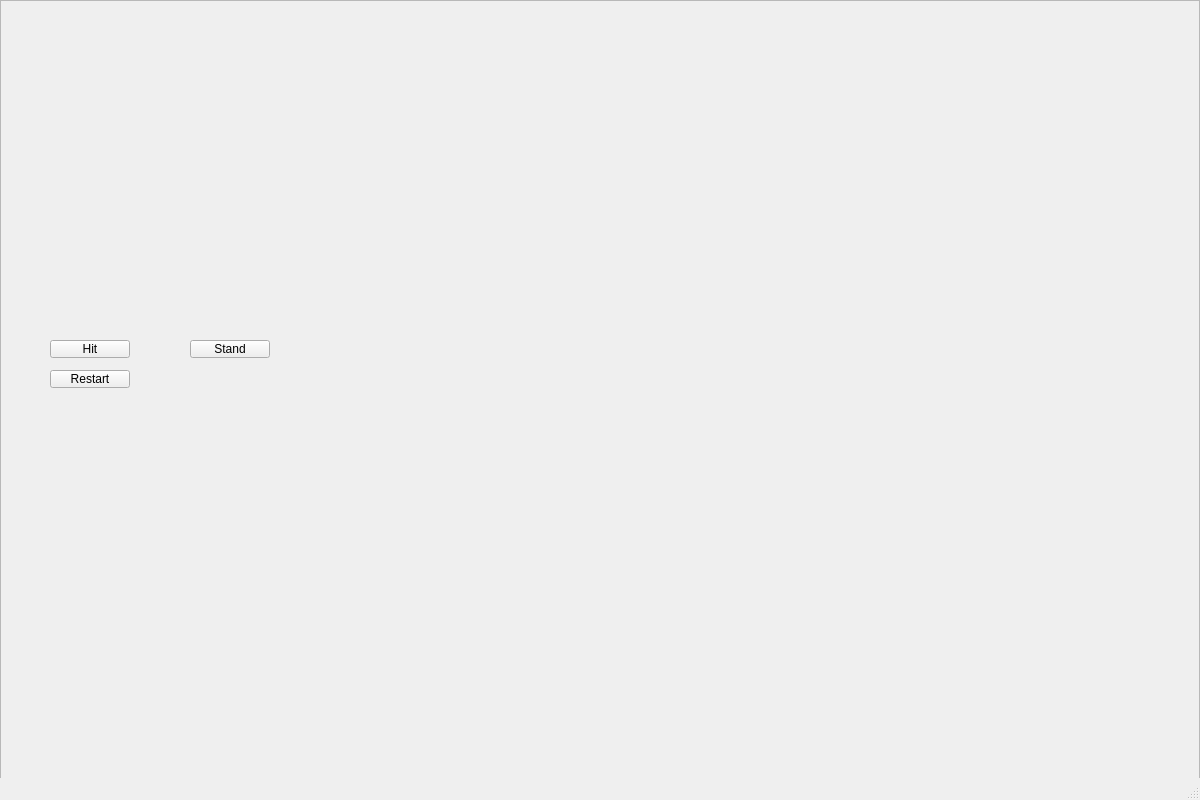
<?xml version="1.0" encoding="UTF-8"?>
<ui version="4.0">
 <class>MainWindow</class>
 <widget class="QMainWindow" name="MainWindow">
  <property name="geometry">
   <rect>
    <x>0</x>
    <y>0</y>
    <width>1200</width>
    <height>800</height>
   </rect>
  </property>
  <property name="maximumSize">
   <size>
    <width>1200</width>
    <height>800</height>
   </size>
  </property>
  <property name="windowTitle">
   <string>MainWindow</string>
  </property>
  <widget class="QWidget" name="centralwidget">
   <widget class="GameView" name="graphicsView">
    <property name="enabled">
     <bool>false</bool>
    </property>
    <property name="geometry">
     <rect>
      <x>0</x>
      <y>0</y>
      <width>1200</width>
      <height>800</height>
     </rect>
    </property>
    <property name="minimumSize">
     <size>
      <width>1200</width>
      <height>800</height>
     </size>
    </property>
    <property name="maximumSize">
     <size>
      <width>1200</width>
      <height>800</height>
     </size>
    </property>
    <property name="baseSize">
     <size>
      <width>0</width>
      <height>0</height>
     </size>
    </property>
   </widget>
   <widget class="QPushButton" name="pushButtonHit">
    <property name="geometry">
     <rect>
      <x>50</x>
      <y>340</y>
      <width>80</width>
      <height>18</height>
     </rect>
    </property>
    <property name="text">
     <string>Hit</string>
    </property>
   </widget>
   <widget class="QPushButton" name="pushButtonStand">
    <property name="geometry">
     <rect>
      <x>190</x>
      <y>340</y>
      <width>80</width>
      <height>18</height>
     </rect>
    </property>
    <property name="text">
     <string>Stand</string>
    </property>
   </widget>
   <widget class="QPushButton" name="pushButtonRestart">
    <property name="geometry">
     <rect>
      <x>50</x>
      <y>370</y>
      <width>80</width>
      <height>18</height>
     </rect>
    </property>
    <property name="text">
     <string>Restart</string>
    </property>
   </widget>
  </widget>
  <widget class="QMenuBar" name="menubar">
   <property name="geometry">
    <rect>
     <x>0</x>
     <y>0</y>
     <width>1200</width>
     <height>21</height>
    </rect>
   </property>
  </widget>
  <widget class="QStatusBar" name="statusbar"/>
 </widget>
 <customwidgets>
  <customwidget>
   <class>GameView</class>
   <extends>QGraphicsView</extends>
   <header>ui/gameview.h</header>
  </customwidget>
 </customwidgets>
 <resources/>
 <connections/>
</ui>
